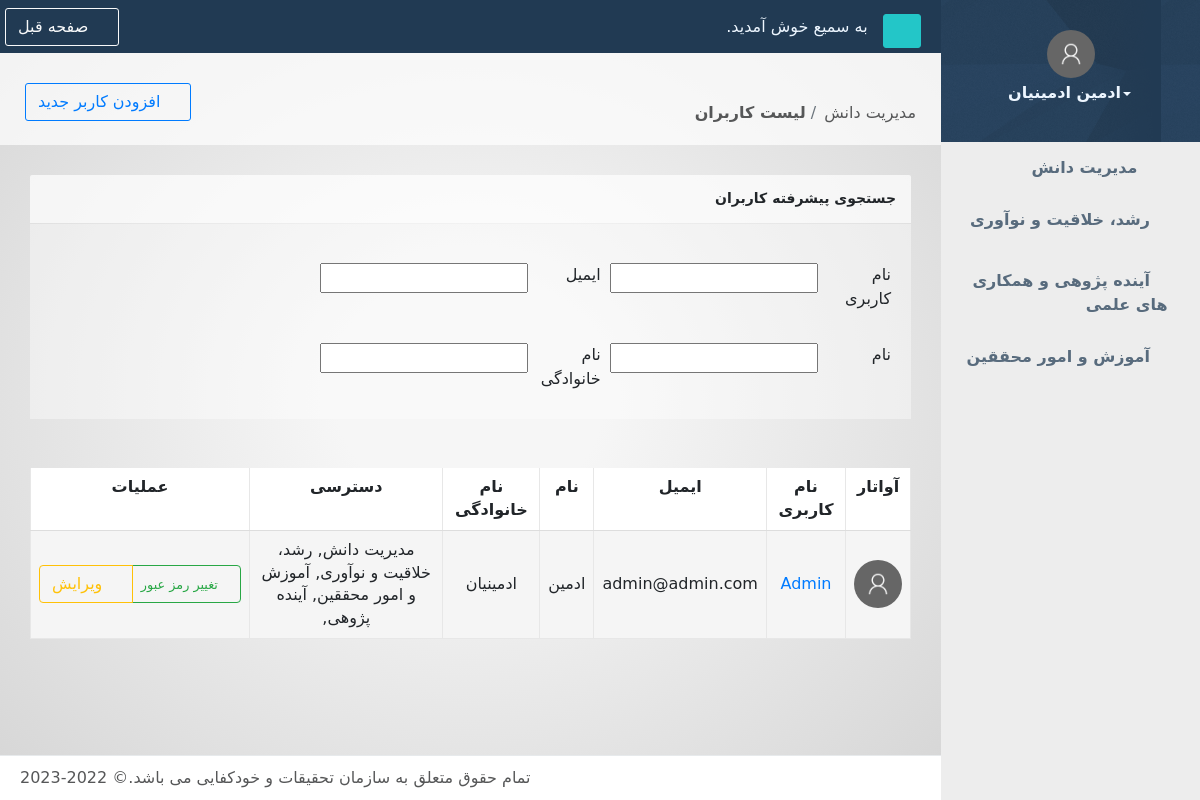
/profiles/profile/list (signed in), run on the app's committed database.
### accounts/models.py (models this page shows, shortened)
class Profile(models.Model):
    user = models.OneToOneField(to=User, on_delete=models.CASCADE)
    avatar = models.ImageField(upload_to=get_avatar_directory_path, max_length=255, blank=True,null=True)
    created_at = models.DateTimeField(auto_now_add=True)
    mobile_number = models.CharField(max_length=11, verbose_name='تلفن همراه', unique=True)
    permissions = models.ManyToManyField(to=Permission, blank=True, verbose_name='دسترسی ها')
    def has_perms(self, perms):
        if self.permissions.filter(code__in=perms).count():
            return True
        return False

class Permission(models.Model):
    code = models.CharField(max_length=30, choices=PERMISSIONS)

### accounts/views.py (the view)
# urls.py: path('profile/list', ProfileListView.as_view(), name='profile_list'),
class ProfileListView(LoginRequiredMixin, ListView):
    model = Profile
    template_name = 'accounts/profile_list.html'

### documents/templatetags/jalali_date.py (called while the page is built)
@register.simple_tag
def has_perms(user, perms):
	perms_list = perms.split(';')
	return user.profile.has_perms(perms_list)

### accounts/templates/accounts/profile_list.html (shortened to what this page needs)
{% extends 'base.html' %}
{% load static %}
{% load jalali_date %}
{% block title-breadcrumb %}
	<div class="col-md-10">
    <br>
    <br>
		<ol class="breadcrumb">
			<li class="breadcrumb-item">
				<a>مدیریت دانش</a>
			</li>
			<li class="breadcrumb-item active">
                <a href="{% url 'accounts:profile_list' %}"><strong>لیست کاربران</strong></a>
			</li>
		</ol>
	</div>
	<div class="col-md-2">
		<div class="title-action float-right">
            <a href="{% url 'accounts:profile_create' %}" class="btn btn-outline-primary"><i class="fa fa-user-plus"></i> افزودن کاربر جدید</a>
        </div>
	</div>
{% endblock %}
{% block content %}
	<div class="row">
	<div class="col-lg-12">
    <div class="ibox ">
                <div class="ibox-title">
                    <h5>جستجوی پیشرفته کاربران</h5>
                    <div class="ibox-tools">
                            <a class="collapse-link">
                                <i class="fa fa-chevron-up"></i>
                            </a>
                            <a class="close-link">
                                <i class="fa fa-times"></i>
                            </a>
                        </div>
                </div>
                <div class="ibox-content">
                    <br>
                    <div class="row">
                        <div class="col-lg-1">
                            <label for="user">نام کاربری</label>
                            </div>
                        <div class="col-lg-3">
                            <input type="text" id="user" name="user">
                        </div>
                        <div class="col-lg-1">
                            <label for="email">ایمیل</label>
                        </div>
                        <div class="col-lg-3">
                            <input type="text" id="email" name="email">
                        </div>
                        <div class="col-lg-4">
                        </div>
                    </div>
                    <br>
                    <div class="row">
                        <div class="col-lg-1">
                            <label for="first">نام</label>
                        </div>
                        <div class="col-lg-3">
                            <input type="text" id="first" name="first">
                        </div>
                        <div class="col-lg-1">
                            <label for="last">نام خانوادگی</label>
                        </div>
                        <div class="col-lg-3">
                            <input type="text" id="last" name="last">
                        </div>
                        <div class="col-lg-4">
                        </div>
                    </div>
                </div>
                <br>
            </div>
        </div>
    </div>
    <div class="table-responsive">
        <table class="table table-striped table-bordered table-hover dataTables-example">
            <thead>
            <tr>
                <th class="text-center" style="background-color: white;width: 7%">آواتار</th>
                <th class="text-center" style="background-color: white">نام کاربری</th>
                <th class="text-center" style="background-color: white">ایمیل</th>
                <th class="text-center" style="background-color: white">نام</th>
                <th class="text-center" style="background-color: white">نام خانوادگی</th>
                <th class="text-center" style="background-color: white">دسترسی</th>
                <th class="text-center" style="background-color: white;width: 10%">عملیات</th>
            </tr>
            </thead>
            <tbody>
            {% for obj in object_list %}
                <tr id="c-tr-{{ obj.id }}"style="background-color: whitesmoke">
                    <td class="align-middle text-center">
                            <img class="rounded-circle img-avatar" src="{% if obj.avatar %}{{ obj.avatar.url }}{% else %}{% static 'img/user.png' %}{% endif %}">
                    </td>
                    <td class="align-middle text-center"><a href="{% url 'accounts:profile_details' pk=obj.id %}">{{ obj.user.username }}</a></td>
                    <td class="align-middle text-center">{{ obj.user.email }}</td>
                    <td class="align-middle text-center">{{ obj.user.first_name }}</td>
                    <td class="align-middle text-center">{{ obj.user.last_name }}</td>
                    <td class="align-middle text-center">
                    {% for perm in obj.permissions.all %}
                        {{ perm.get_code_display }},
                    {% endfor %}
                    </td>
                    <td class="align-middle text-center">
                        <div class="btn-group">
                            <button data-cid="{{ obj.id }}" class="btn btn-sm btn-outline-success m-l-sm" onclick="$('#pass-change-{{ obj.id }}').modal();"><i
                                class="fa fa-lock"></i> تغییر رمز عبور
                            </button>
                            <a href="{% url 'accounts:profile_update' obj.id %}" class="btn btn-outline-warning"><i class="fa fa-user-plus"></i> ویرایش</a>
                        </div>
                    </td>
                </tr>
            {% endfor %}
            </tbody>
        </table>
    </div>
{% endblock %}
{% block scripts %}
	<link href="{% static 'vendors/datatables/css/datatables.min.css' %}" rel="stylesheet">
{% endblock %}

### templates/side-bar-navigation.html (shortened to what this page needs)
{% load static %}
{% load i18n %}
{% load jalali_date %}
<nav class="navbar-default navbar-static-side" role="navigation">
	<div class="sidebar-collapse">
		<ul class="nav metismenu" id="side-menu">
			<li class="nav-header text-center">
				<div class="dropdown profile-element">
					<span>
						<img alt="image" class="rounded-circle img-height-50 img-avatar"
						     src="{% if user.profile.avatar %}{{ user.profile.avatar.url }}{% else %}{% static 'img/user.png' %}{% endif %}"/>
					</span>
					<a data-toggle="dropdown" class="dropdown-toggle" href="#">
						<h3 class="block m-t-xs font-bold"><b class="caret"></b>{% if user.get_full_name %}{{ user.get_full_name }}{% else %}{{ user.get_username }}{% endif %}</h3>
					</a>
				</div>
			</li>
            {%  has_perms user 'knowledge;' as has_knowledge_perm %}
            {%  has_perms user 'center;' as has_center_perm %}
            {%  has_perms user 'future;' as has_future_perm %}
            {%  has_perms user 'resume;' as has_resume_perm %}
        {% if user.is_superuser or has_knowledge_perm %}
            <li {% if request.resolver_match.view_name == 'documents:article_list' or request.resolver_match.view_name == 'documents:order_list' or request.resolver_match.view_name == 'documents:resume_list' or request.resolver_match.view_name == 'documents:center_list' or request.resolver_match.view_name == 'documents:book_list' or request.resolver_match.view_name == 'documents:experience_list' or request.resolver_match.view_name == 'documents:idea_list' or request.resolver_match.view_name == 'documents:thesis_list' or request.resolver_match.view_name == 'documents:seminar_list' or request.resolver_match.view_name == 'documents:manual_list' or request.resolver_match.view_name == 'documents:project_list' or request.resolver_match.view_name == 'documents:visit_list' or request.resolver_match.view_name == 'documents:conference_list'  or request.resolver_match.view_name == 'documents:report_list' %} class="active"{% endif %}>
                <a href="#"><i class="fa fa-university"></i>
                    <span class="nav-label">مدیریت دانش</span>
                    <span class="fa arrow"></span>
                </a>
            </li>
        {% if user.is_superuser or has_center_perm %}
            <li {% if request.resolver_match.view_name == 'documents:core_list' or  request.resolver_match.view_name == 'documents:tech_list' or  request.resolver_match.view_name == 'documents:company_list' %}class="active"{% endif %}>
                <a href="#"><i class="fa fa-cube"></i>
                    <span class="nav-label">رشد، خلاقیت و نوآوری</span>
                    <span class="fa arrow"></span>
                </a>
            </li>
        {% endif %}
        {% if user.is_superuser or has_future_perm %}
            <li {% if request.resolver_match.view_name == 'documents:journal_list' or request.resolver_match.view_name == 'documents:future_list' or request.resolver_match.view_name == 'documents:cowork_list' %}class="active"{% endif %}>
                <a href="#"><i class="fa fa-handshake-alt"></i>
                    <span class="nav-label">آینده پژوهی و همکاری های علمی</span>
                    <span class="fa arrow"></span>
                </a>
            </li>
        {% endif %}
        {% if user.is_superuser or has_resume_perm %}
            <li >
                <a href="#"><i class="fa fa-users"></i>
                    <span class="nav-label">آموزش و امور محققین</span>
                    <span class="fa arrow"></span>
                </a>
            </li>
        {% endif %}
		</ul>
	</div>
</nav>

### static/custom.css (style rules this page uses)
.img-avatar { height: 48px; width: 48px; }
.img-height-50 { max-height: 50px !important; }
.persian { font-family: VazirFD, Tahoma, "DejaVu Sans", helvetica, arial, freesans, sans-serif; }

### data on the page
Profile: user.username "Admin", user.email "admin@admin.com", user.first_name "ادمین", user.last_name "ادمینیان"
Permission: code "مدیریت دانش"
Permission: code "رشد، خلاقیت و نوآوری"
Permission: code "آموزش و امور محققین"
Permission: code "آینده پژوهی"

### other printed values
{{ user.get_full_name }} "ادمین ادمینیان"
